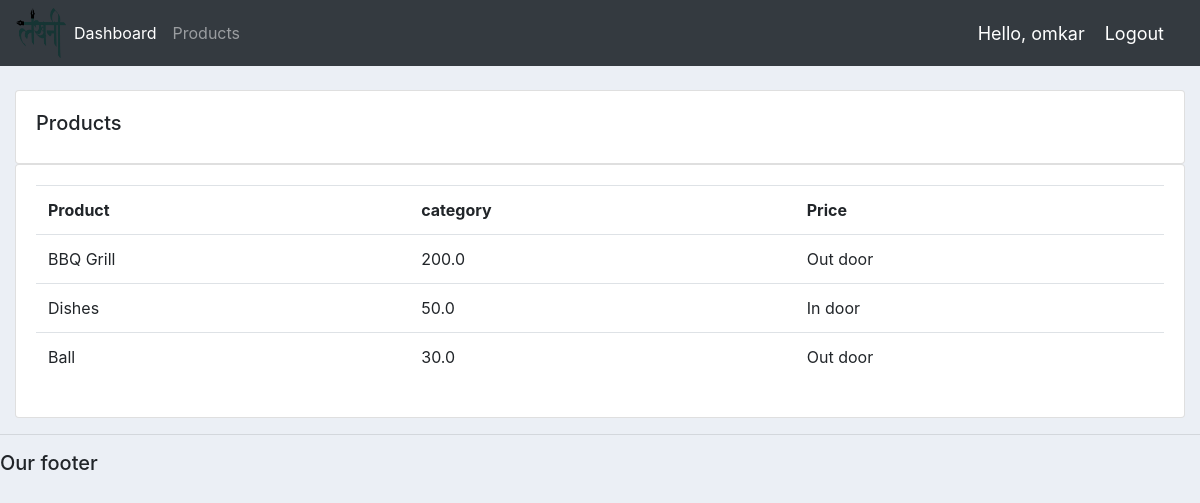
Screenshot of /products/ (signed in) with the database file from the repository.
### accounts/models.py (models this page shows, shortened)
class Product(models.Model):
    CATEGORY = (
        ('In door', 'In door'),
        ('Out door', 'Out door'),
    )
    name = models.CharField(max_length=200, null=True)
    price = models.FloatField(null=True)
    category = models.CharField(max_length=200, null=True, choices=CATEGORY)
    description = models.CharField(max_length=200, null=True, blank=True)
    date_created = models.DateTimeField(auto_now_add=True, null=True)
    tags = models.ManyToManyField(Tag)

### accounts/decorators.py (the view)
        def wrapper_func(request, *args, **kwargs):
            group = None
            if request.user.groups.exists():
                group = request.user.groups.all()[0].name
            if group in allowed_roles:
                return view_func(request, *args, **kwargs)
            else:
                return HttpResponse("You're not authorized to view this page")

### accounts/views.py (called while the page is built)
@login_required(login_url='login')
@allowed_users(allowed_roles=['admin'])
def products(request):
    products = Product.objects.all()
    return render(request, 'accounts/products.html', {"products": products})

### accounts/templates/accounts/products.html
{% extends 'accounts/main.html' %}
{% block content %}
<br>
  <div class="row">
      <div class="col-md">
        <div class="card card-body">
          <h5>Products</h5>
        </div>
          <div class="card card-body">
            <table class="table">
              <tr>
                <th>Product</th>
                <th>category</th>
                <th>Price</th>
             </tr>
             {% for product in products %}
             <tr>
               <td>{{ product.name }}</td>
               <td>{{ product.price }}</td>
               <td>{{ product.category }}</td>
             </tr>
             {% endfor %}
             </table>
          </div>
      </div>
  </div>
{% endblock content %}

### accounts/templates/accounts/navbar.html (shortened to what this page needs)
{% load static %}
<nav class="navbar navbar-expand-lg navbar-dark bg-dark">
  <img src="{% static 'images/logo.png' %}" width="50px" height="50px">
  <div class="collapse navbar-collapse" id="navbarNav">
    <ul class="navbar-nav">
      {% if request.user.is_staff %}
      <li class="nav-item active">
        <a class="nav-link" href="{% url 'home' %}">Dashboard</a>
      </li>
      <li class="nav-item">
        <a class="nav-link" href="{% url 'products' %}">Products</a>
      </li>
      {% else %}
      <li class="nav-item">
        <a class="nav-link" href="{% url 'account' %}">Settings</a>
      </li>
      {% endif %}
    </ul>
  </div>
  <span class="hello-msg">Hello, {{request.user}}</span>
  <span><a class="hello-msg" href="{% url 'logout' %}">Logout</a></span>
</nav>

### static/css/main.css (style rules this page uses)
body { background-color: #ebeff5; }

### accounts/templates/accounts/navbar.html (style rules this page uses)
.hello-msg { font-size: 18px; color: #fff; margin-right: 20px; }

### rows the page displays
Product: name "BBQ Grill", price "200.0", category "Out door"
Product: name "Dishes", price "50.0", category "In door"
Product: name "Ball", price "30.0", category "Out door"

### other values shown
{{ request.user }} "omkar"
